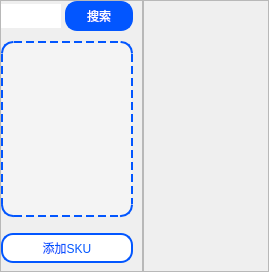
                     <widget class="QWidget" name="flow_check">
                      <property name="sizePolicy">
                       <sizepolicy hsizetype="Expanding" vsizetype="Expanding">
                        <horstretch>0</horstretch>
                        <verstretch>0</verstretch>
                       </sizepolicy>
                      </property>
                      <layout class="QHBoxLayout" name="horizontalLayout_8" stretch="2,8">
                       <property name="spacing">
                        <number>0</number>
                       </property>
                       <property name="leftMargin">
                        <number>0</number>
                       </property>
                       <property name="topMargin">
                        <number>0</number>
                       </property>
                       <property name="rightMargin">
                        <number>0</number>
                       </property>
                       <property name="bottomMargin">
                        <number>0</number>
                       </property>
                       <item>
                        <widget class="QFrame" name="skuArea">
                         <property name="sizePolicy">
                          <sizepolicy hsizetype="Preferred" vsizetype="Preferred">
                           <horstretch>1</horstretch>
                           <verstretch>0</verstretch>
                          </sizepolicy>
                         </property>
                         <property name="frameShape">
                          <enum>QFrame::Shape::StyledPanel</enum>
                         </property>
                         <property name="frameShadow">
                          <enum>QFrame::Shadow::Raised</enum>
                         </property>
                         <layout class="QVBoxLayout" name="verticalLayout_20">
                          <property name="spacing">
                           <number>0</number>
                          </property>
                          <property name="leftMargin">
                           <number>0</number>
                          </property>
                          <property name="topMargin">
                           <number>0</number>
                          </property>
                          <property name="bottomMargin">
                           <number>0</number>
                          </property>
                          <item>
                           <layout class="QHBoxLayout" name="horizontalLayout_18" stretch="7,3">
                            <property name="spacing">
                             <number>0</number>
                            </property>
                            <item>
                             <widget class="QLineEdit" name="skuSearchLine">
                              <property name="styleSheet">
                               <string notr="true">font: 18px,bold, &quot;微软雅黑&quot;;
border:none;
background-color: #ffffff;
color: #0256FF;
padding: 4px 20px;
margin-bottom: 2px;
</string>
                              </property>
                             </widget>
                            </item>
                            <item>
                             <widget class="QPushButton" name="skuSearchBtn">
                              <property name="styleSheet">
                               <string notr="true">QPushButton {
font: 18px,bold, &quot;微软雅黑&quot;;
border: 2px solid #0256FF;
border-radius: 12px;	
background-color: #0256FF;
color: #FFFFFF;
padding: 4px 20px;
margin-bottom: 2px;
margin-left: 4px;
}

QPushButton:hover {
    background-color: #BFBFBF;
	border: 2px solid #BFBFBF;
}</string>
                              </property>
                              <property name="text">
                               <string>搜索</string>
                              </property>
                             </widget>
                            </item>
                           </layout>
                          </item>
                          <item>
                           <widget class="SkuListView" name="skuList">
                            <property name="styleSheet">
                             <string notr="true">QListWidget {
    /* 修正字体语法，添加备用字体 */
    font: bold 16px &quot;Microsoft YaHei&quot;, &quot;微软雅黑&quot;, sans-serif;
    
    /* 增强边框视觉效果 */
    border: 2px dashed #0256FF;
    border-radius: 12px;
    
    /* 优化颜色对比度 */
    color: #0256FF;
    background-color: #F4F4F4;
    
    /* 调整内边距 */
    padding: 4px 20px;
    
    /* 外边距优化 */
    margin: 8px 0;
    
    /* 添加交互效果 */
    outline: 0;
}

/* 项目样式优化 */
QListWidget::item {
    /* 增加垂直间距 */
    padding: 10px;
    
    /* 添加悬停效果 */
    background: transparent;
}

QListWidget::item:hover {
    background-color: rgba(2, 86, 255, 0.1);
}

QListWidget::item:selected {
    background-color: rgba(2, 86, 255, 0.2);
    color: #0256FF;
}

/* 滚动条样式 */
QScrollBar:vertical {
    width: 10px;
    background: #F4F4F4;
}

QScrollBar::handle:vertical {
    background: #0256FF;
    border-radius: 5px;
}</string>
                            </property>
                           </widget>
                          </item>
                          <item>
                           <widget class="QPushButton" name="btn_AddMoreSku">
                            <property name="styleSheet">
                             <string notr="true">QPushButton {
	font: 18px,bold, &quot;微软雅黑&quot;;
	border: 2px solid #0256FF;
	border-radius: 12px;	
	background-color: #ffffff;
    color: #0256FF;
	padding: 4px 20px;
	margin-top: 8px;
	margin-bottom: 8px;
}
</string>
                            </property>
                            <property name="text">
                             <string>添加SKU</string>
                            </property>
                           </widget>
                          </item>
                         </layout>
                        </widget>
                       </item>
                       <item>
                        <widget class="QFrame" name="flowArea">
                         <property name="sizePolicy">
                          <sizepolicy hsizetype="Expanding" vsizetype="Expanding">
                           <horstretch>4</horstretch>
                           <verstretch>0</verstretch>
                          </sizepolicy>
                         </property>
                         <property name="frameShape">
                          <enum>QFrame::Shape::StyledPanel</enum>
                         </property>
                         <property name="frameShadow">
                          <enum>QFrame::Shadow::Raised</enum>
                         </property>
                         <layout class="QVBoxLayout" name="verticalLayout_25">
                          <property name="spacing">
                           <number>0</number>
                          </property>
                          <property name="leftMargin">
                           <number>0</number>
                          </property>
                          <property name="topMargin">
                           <number>0</number>
                          </property>
                          <property name="rightMargin">
                           <number>0</number>
                          </property>
                          <property name="bottomMargin">
                           <number>0</number>
                          </property>
                          <item>
                           <widget class="ButtonFlowView" name="btnFlow" native="true"/>
                          </item>
                         </layout>
                        </widget>
                       </item>
                      </layout>
                     </widget>
